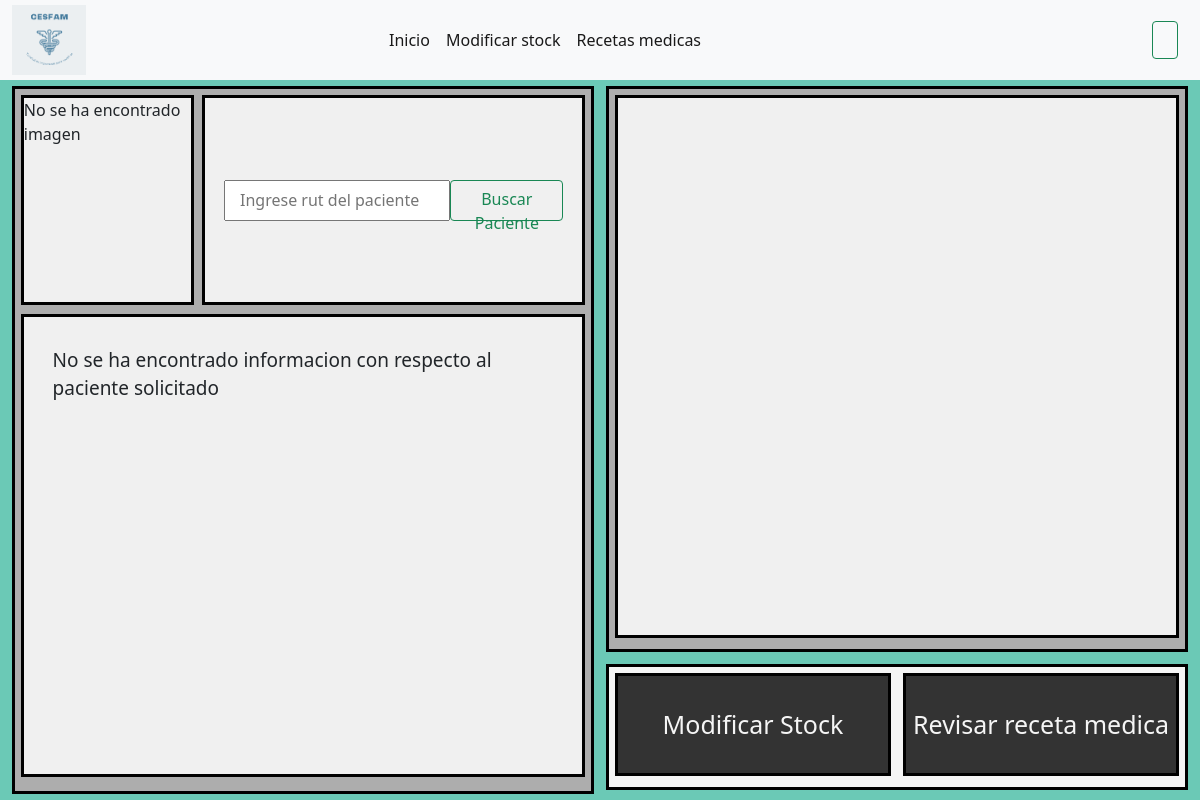
/farm_home/, run on an earlier commit of the app's database.
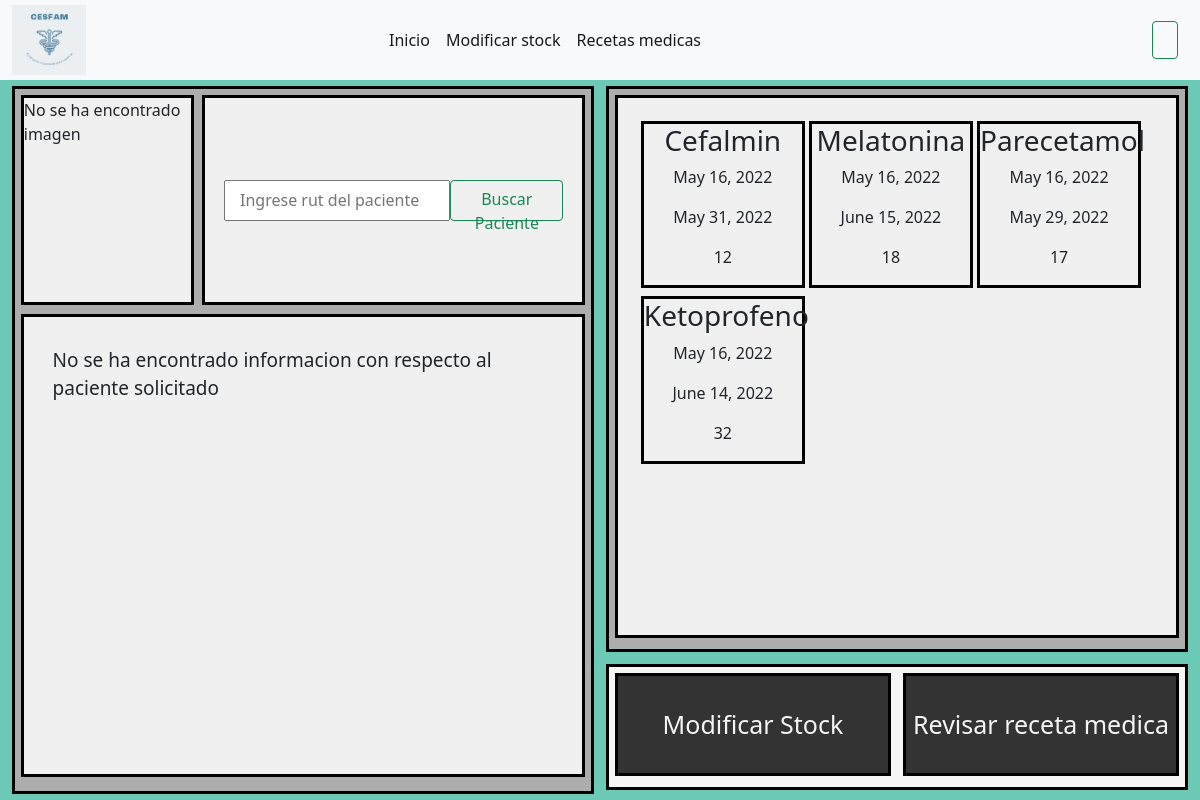
And on a later commit of the database.
### polls/models.py (models this page shows, shortened)
class Medicamento(models.Model):
    nombre_medicamento = models.CharField(max_length=25)
    fecha_elab_medicamento = models.DateField(null=True)
    fecha_venc_medicamento = models.DateField(null=True)
    cantidad_medicamento = models.CharField(max_length=4)

### polls/views.py (the view)
# urls.py: path('farm_home/', views.farm_home, name='farm_home'),
def farm_home(request):
    buscar_paciente = request.GET.get('buscador_paciente')
    medicamento = Medicamento.objects.all()
    paciente = Paciente.objects.all()
    verif = False
    if buscar_paciente and Paciente.objects.filter(Q(run_paciente = buscar_paciente)):
        paciente = Paciente.objects.filter(Q(run_paciente = buscar_paciente))
        verif = True
    data = {
        'paciente':paciente,
        'medicamento': medicamento,
        'verif':verif
    }
    return render(request, 'farmaceutico/farm_home.html', data)

### polls/templates/farmaceutico/farm_home.html (shortened to what this page needs)
{% extends 'base/base.html' %}
{% load static %}
{% load crispy_forms_tags %}
{% block styles %}
<link rel="stylesheet" href="{% static 'styles/farm_home.css' %}?{% now 'U' %}">
{% endblock %}
{% block link0 %}
<a class="nav-link active" aria-current="page" href="{% url 'farm_home' %}">Inicio</a>
{% endblock %}
{% block link1 %}
<a class="nav-link active" aria-current="page" href="{% url 'farm_modificar_stock' %}">Modificar stock</a>
{% endblock %}
{% block link2 %}
<a class="nav-link active" aria-current="page" href="{% url 'farm_revisar_receta' %}">Recetas medicas</a>
{% endblock %}
{% block main %}
  <div class='box_paciente'>
    <div class='buscador_paciente'>
      <form class="d-flex" method='GET' action='{% url 'farm_home' %}'>
        <input name='buscador_paciente' type='search' placeholder='Ingrese rut del paciente'>
        <button class="btn btn-outline-success" type="submit">Buscar Paciente</button>
      </form>
    </div>
    {% if verif %}
      {% for p in paciente %}
      <div class='img_paciente'>
        <img src='{{ p.img_paciente.url }}' width='100%' height='100%'>
      </div>
      <div class='informacion_paciente'>
        <h4>Run paciente: {{ p.run_paciente }}</h4>
        <p>Dv paciente: {{ p.dv_paciente }}</p>
        <p>Nombre paciente: {{ p.nombre_paciente }}</p>
        <p>Apellido paciente: {{ p.apellido_paciente }}</p>
        <p>Edad paciente: {{ p.edad_paciente }}</p>
        <p>Sexo paciente: {{ p.sexo_paciente }}</p>
        <p>Direccion paciente: {{ p.direccion_paciente }}</p>
        <p>Mail paciente: {{ p.mail_paciente }}</p>
        <p>Numero telefonico: {{ p.numero_telefonico }}</p>
      </div>
      {% endfor %}
    {% else %}
      <div class = 'img_paciente'>
        <p>No se ha encontrado imagen</p>
      </div>
      <div class='informacion_paciente'>
        <p>No se ha encontrado informacion con respecto al paciente solicitado</p>
      </div>
    {% endif %}
  </div>
  <div class='box_stock'>
    <div class='informacion_stock'>
      {% for s in medicamento %}
      <div class = 'caja_med'>
        <h3>{{ s.nombre_medicamento }}</h3>
        <p>{{ s.fecha_elab_medicamento }}</p>
        <p>{{ s.fecha_venc_medicamento }}</p>
        <p>{{ s.cantidad_medicamento }}</p>
      </div>
      {% endfor %}
    </div>
  </div>
  <div class="box_opciones">
    <div class='modificar_stock'>
      <a href="{% url 'farm_modificar_stock' %}">Modificar Stock</a>
    </div>
    <div class='revisar_receta_medica'>
      <a href="{% url 'farm_revisar_receta' %}">Revisar receta medica</a>
    </div>
  </div>
{% endblock %}

### polls/templates/base/base.html (shortened to what this page needs)
{% load static %}
<!DOCTYPE html>
<html lang="es">
  <head>
    <link rel="stylesheet" href="{% static 'styles/base.css' %}?{% now "U" %}">
    {% block styles %}{% endblock %}
    <link href="https://cdn.jsdelivr.net/npm/bootstrap@5.0.2/dist/css/bootstrap.min.css" rel="stylesheet">
  </head>
  <body>
    <header>
      <nav class="navbar navbar-expand-lg navbar-light bg-light">
        <div class="container-fluid">
          <div class="collapse navbar-collapse" id="navbarTogglerDemo01">
            <nav class="img_logo">
              <img class="navbar-brand" src="{% static 'images/logo.png' %}">
            </nav>
            <ul class="navbar-nav me-auto mb-2 mb-lg-0">
              <li class="nav-item">
                {% block link0 %}{% endblock %}
              </li>
              <li clas  s="nav-item">
                {% block link1 %}{% endblock %}
              </li>
              <li class="nav-item">
                {% block link2 %}{% endblock %}
              </li>
            </ul>
            <nav class="salir">
              <button class="btn btn-outline-success my-2 my-sm-0"><a href="{% url 'desconectar' %}"><img src="{% static 'images/icons8-salida-30.png' %}" alt=""></a></button>
            </nav>
          </div>
        </div>
      </nav>
    </header>
    <main>
        {% block main %}{% endblock %}
    </main>
  </body>
</html>

### polls/static/styles/base.css (style rules this page uses)
body { padding: 0%; margin: 0%; height: 100vh; width: 100%; background-color: aliceblue; scroll-behavior: smooth; }
header { position: relative; width: 100%; height: 10%; }
header nav { height: 100%; }
main { height: 90%; width: 100%; margin: 0%; padding: 0%; padding-top: .5%; padding-bottom: .5%; background-color: #6bc9b6; }
button { margin: 3px; height: 10%; margin-top: -3px; }
.salir { margin: 10px }
.img_logo img { max-width: 20%; }

### polls/static/styles/farm_home.css (style rules this page uses)
.box_paciente { float: left; height: 100%; width: 48.5%; margin: 0%; margin-left: 1%; margin-right: .5%; padding: 0%; border: solid black; background-color: rgb(173, 173, 173); }
.img_paciente { float: left; border: solid black; background-color: rgb(240, 240, 240); height: 30%; width: 30%; margin: 1%; margin-right: .5%; }
.buscador_paciente { float: right; border: solid black; background-color: rgb(240, 240, 240); text-align: center; height: 30%; width: 66.5%; margin: 1%; }
.buscador_paciente form { justify-content: center; align-items: center; text-decoration: none; height: 100%; width: 100%; }
.buscador_paciente input { width: 60%; height: 20%; text-align: center; }
.buscador_paciente button { width: 30%; height: 20%; }
.informacion_paciente { float: left; border: solid black; background-color: rgb(240, 240, 240); height: 66%; width: 98%; margin: 1%; margin-top: .5%; margin-right: .5%; padding: 5%; overflow-y: scroll; padding-bottom: 0%; }
.informacion_paciente p { font-size: 19px; }
.box_stock { float: right; height: 80%; width: 48.5%; margin: 0%; margin-left: .5%; margin-right: 1%; padding: 0%; border: solid black; background-color: rgb(173, 173, 173); }
.informacion_stock { float: right; border: solid black; background-color: rgb(240, 240, 240); padding: 4%; height: 97%; width: 98%; margin: 1%; overflow-y: scroll; }
.caja_med { width: 32%; border: solid black; margin: 0%; margin-bottom: 8px; text-align: center; display: inline-block; }
.box_opciones { float: right; height: 17.8%; width: 48.5%; border: solid black; background-color: whitesmoke; margin: 0%; margin-top: 1%; margin-left: .5%; margin-right: 1%; padding: 0%; }
.modificar_stock { float: left; border: solid black; height: 86%; width: 48%; margin: 1%; padding: 0%; }
.modificar_stock a { background-color: #333; color: whitesmoke; text-align: center; width: 100%; height: 100%; display: flex; font-size: 25px; justify-content: center; align-items: center; text-decoration: none; }
.revisar_receta_medica { float: right; border: solid black; height: 86%; width: 48%; margin: 1%; padding: 0%; }
.revisar_receta_medica a { background-color: #333; color: whitesmoke; text-align: center; width: 100%; height: 100%; display: flex; font-size: 25px; justify-content: center; align-items: center; text-decoration: none; }

What changed in the data, as far as the page shows it:
added Medicamento: nombre_medicamento "Cefalmin", fecha_elab_medicamento "May 16, 2022", fecha_venc_medicamento "May 31, 2022", cantidad_medicamento "12"
added Medicamento: nombre_medicamento "Melatonina", fecha_elab_medicamento "May 16, 2022", fecha_venc_medicamento "June 15, 2022", cantidad_medicamento "18"
added Medicamento: nombre_medicamento "Parecetamol", fecha_elab_medicamento "May 16, 2022", fecha_venc_medicamento "May 29, 2022", cantidad_medicamento "17"
added Medicamento: nombre_medicamento "Ketoprofeno", fecha_elab_medicamento "May 16, 2022", fecha_venc_medicamento "June 14, 2022", cantidad_medicamento "32"
